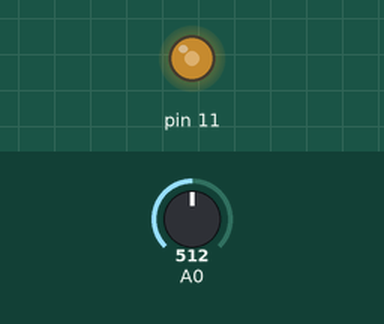
A sketch run on a simulated Arduino Uno, built with avr-gcc and run on an emulated ATmega328P. On the bench: output pins drawn as LEDs (lit = HIGH). Inputs (shaded band) come from the test bench; at power-on: A0 = 512.

Above: at 1.2 s.
1.3 s: A0 set to 716
At 2.2 s:
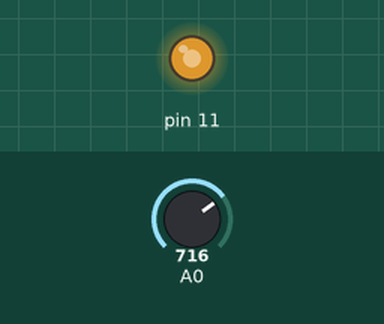
2.8 s: A0 set to 900
At 3.4 s:
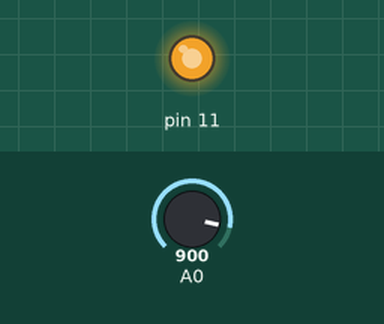
4.3 s: A0 set to 122
At 5.5 s:
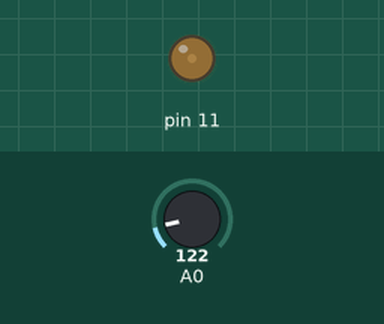
5.8 s: A0 set to 0
At 6.8 s:
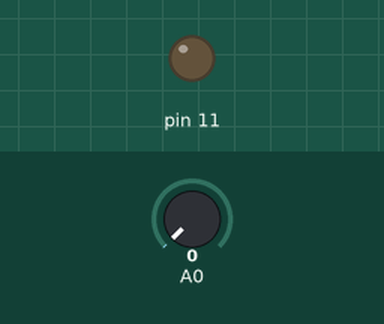
Timing chart, 0 to 8.3 s (numbered marks = the images above; inputs shaded):
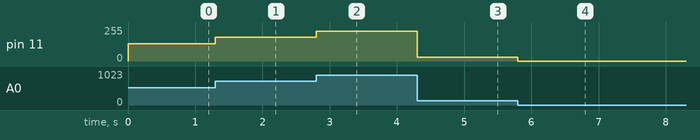

Measured:
- after the input at 1.3 s, pin 11: 128/255 → 179/255 at once
- after the input at 2.8 s, pin 11: 179/255 → 225/255 at once
- after the input at 4.3 s, pin 11: 225/255 → 30/255 at once
- after the input at 5.8 s, pin 11: 30/255 → 0/255 at once

The sketch:

foobar.ino
```cpp
void setup() {
  // put your setup code here, to run once:
  Serial.begin(9600);
}

void loop() {
  analogWrite(11,analogRead(0)/4);
}
```
